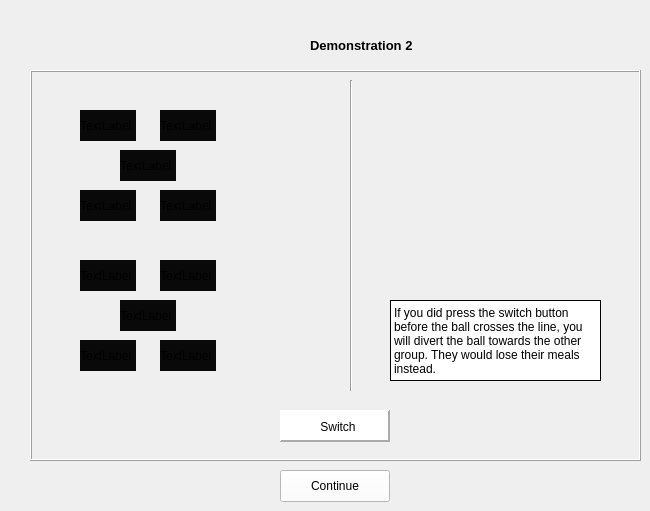
    <widget class="QWidget" name="pageSidetrackDemo2">
     <widget class="QPushButton" name="continueSidetrackDemo2Button">
      <property name="geometry">
       <rect>
        <x>280</x>
        <y>470</y>
        <width>110</width>
        <height>32</height>
       </rect>
      </property>
      <property name="font">
       <font>
        <family>Arial</family>
       </font>
      </property>
      <property name="autoFillBackground">
       <bool>false</bool>
      </property>
      <property name="styleSheet">
       <string notr="true">background-color: rgb(255, 255, 255);</string>
      </property>
      <property name="text">
       <string>Continue</string>
      </property>
     </widget>
     <widget class="QFrame" name="frame_6">
      <property name="geometry">
       <rect>
        <x>30</x>
        <y>70</y>
        <width>611</width>
        <height>391</height>
       </rect>
      </property>
      <property name="styleSheet">
       <string notr="true">background-color: rgb(239, 239, 239);</string>
      </property>
      <property name="frameShape">
       <enum>QFrame::Box</enum>
      </property>
      <property name="frameShadow">
       <enum>QFrame::Raised</enum>
      </property>
      <widget class="QLabel" name="ballSidetrackDemo2">
       <property name="geometry">
        <rect>
         <x>540</x>
         <y>130</y>
         <width>41</width>
         <height>41</height>
        </rect>
       </property>
       <property name="text">
        <string/>
       </property>
       <property name="pixmap">
        <pixmap>ball.png</pixmap>
       </property>
       <property name="scaledContents">
        <bool>true</bool>
       </property>
      </widget>
      <widget class="Line" name="lineSidetrackDemo2">
       <property name="geometry">
        <rect>
         <x>320</x>
         <y>10</y>
         <width>2</width>
         <height>311</height>
        </rect>
       </property>
       <property name="lineWidth">
        <number>1</number>
       </property>
       <property name="midLineWidth">
        <number>0</number>
       </property>
       <property name="orientation">
        <enum>Qt::Vertical</enum>
       </property>
      </widget>
      <widget class="QLabel" name="switchDefaultDemo2">
       <property name="geometry">
        <rect>
         <x>260</x>
         <y>140</y>
         <width>91</width>
         <height>71</height>
        </rect>
       </property>
       <property name="text">
        <string/>
       </property>
       <property name="pixmap">
        <pixmap>switch1.png</pixmap>
       </property>
       <property name="scaledContents">
        <bool>true</bool>
       </property>
      </widget>
      <widget class="QLabel" name="switchSidetrackDemo2">
       <property name="geometry">
        <rect>
         <x>260</x>
         <y>140</y>
         <width>91</width>
         <height>71</height>
        </rect>
       </property>
       <property name="frameShadow">
        <enum>QFrame::Plain</enum>
       </property>
       <property name="midLineWidth">
        <number>0</number>
       </property>
       <property name="text">
        <string/>
       </property>
       <property name="pixmap">
        <pixmap>switch2.png</pixmap>
       </property>
       <property name="scaledContents">
        <bool>true</bool>
       </property>
      </widget>
      <widget class="QFrame" name="groupDefaultDemo2">
       <property name="geometry">
        <rect>
         <x>40</x>
         <y>30</y>
         <width>161</width>
         <height>131</height>
        </rect>
       </property>
       <property name="frameShape">
        <enum>QFrame::NoFrame</enum>
       </property>
       <property name="frameShadow">
        <enum>QFrame::Plain</enum>
       </property>
       <property name="lineWidth">
        <number>0</number>
       </property>
       <widget class="QLabel" name="person5_4">
        <property name="geometry">
         <rect>
          <x>10</x>
          <y>90</y>
          <width>56</width>
          <height>31</height>
         </rect>
        </property>
        <property name="styleSheet">
         <string notr="true">background-color: rgb(9, 9, 9);</string>
        </property>
        <property name="text">
         <string>TextLabel</string>
        </property>
       </widget>
       <widget class="QLabel" name="person1_4">
        <property name="geometry">
         <rect>
          <x>10</x>
          <y>10</y>
          <width>56</width>
          <height>31</height>
         </rect>
        </property>
        <property name="styleSheet">
         <string notr="true">background-color: rgb(9, 9, 9);</string>
        </property>
        <property name="text">
         <string>TextLabel</string>
        </property>
       </widget>
       <widget class="QLabel" name="person2_4">
        <property name="geometry">
         <rect>
          <x>90</x>
          <y>90</y>
          <width>56</width>
          <height>31</height>
         </rect>
        </property>
        <property name="styleSheet">
         <string notr="true">background-color: rgb(9, 9, 9);</string>
        </property>
        <property name="text">
         <string>TextLabel</string>
        </property>
       </widget>
       <widget class="QLabel" name="person4_4">
        <property name="geometry">
         <rect>
          <x>90</x>
          <y>10</y>
          <width>56</width>
          <height>31</height>
         </rect>
        </property>
        <property name="styleSheet">
         <string notr="true">background-color: rgb(9, 9, 9);</string>
        </property>
        <property name="text">
         <string>TextLabel</string>
        </property>
       </widget>
       <widget class="QLabel" name="person3_4">
        <property name="geometry">
         <rect>
          <x>50</x>
          <y>50</y>
          <width>56</width>
          <height>31</height>
         </rect>
        </property>
        <property name="styleSheet">
         <string notr="true">background-color: rgb(9, 9, 9);</string>
        </property>
        <property name="text">
         <string>TextLabel</string>
        </property>
       </widget>
      </widget>
      <widget class="QFrame" name="groupSacrificeDemo2">
       <property name="geometry">
        <rect>
         <x>40</x>
         <y>180</y>
         <width>150</width>
         <height>131</height>
        </rect>
       </property>
       <property name="frameShape">
        <enum>QFrame::NoFrame</enum>
       </property>
       <property name="frameShadow">
        <enum>QFrame::Plain</enum>
       </property>
       <property name="lineWidth">
        <number>0</number>
       </property>
       <widget class="QLabel" name="person5_6">
        <property name="geometry">
         <rect>
          <x>10</x>
          <y>90</y>
          <width>56</width>
          <height>31</height>
         </rect>
        </property>
        <property name="styleSheet">
         <string notr="true">background-color: rgb(9, 9, 9);</string>
        </property>
        <property name="text">
         <string>TextLabel</string>
        </property>
       </widget>
       <widget class="QLabel" name="person1_6">
        <property name="geometry">
         <rect>
          <x>10</x>
          <y>10</y>
          <width>56</width>
          <height>31</height>
         </rect>
        </property>
        <property name="styleSheet">
         <string notr="true">background-color: rgb(9, 9, 9);</string>
        </property>
        <property name="text">
         <string>TextLabel</string>
        </property>
       </widget>
       <widget class="QLabel" name="person2_6">
        <property name="geometry">
         <rect>
          <x>90</x>
          <y>90</y>
          <width>56</width>
          <height>31</height>
         </rect>
        </property>
        <property name="styleSheet">
         <string notr="true">background-color: rgb(9, 9, 9);</string>
        </property>
        <property name="text">
         <string>TextLabel</string>
        </property>
       </widget>
       <widget class="QLabel" name="person4_6">
        <property name="geometry">
         <rect>
          <x>90</x>
          <y>10</y>
          <width>56</width>
          <height>31</height>
         </rect>
        </property>
        <property name="styleSheet">
         <string notr="true">background-color: rgb(9, 9, 9);</string>
        </property>
        <property name="text">
         <string>TextLabel</string>
        </property>
       </widget>
       <widget class="QLabel" name="person3_6">
        <property name="geometry">
         <rect>
          <x>50</x>
          <y>50</y>
          <width>56</width>
          <height>31</height>
         </rect>
        </property>
        <property name="styleSheet">
         <string notr="true">background-color: rgb(9, 9, 9);</string>
        </property>
        <property name="text">
         <string>TextLabel</string>
        </property>
       </widget>
      </widget>
      <widget class="QLabel" name="infoLabelSidetrackDemo2">
       <property name="geometry">
        <rect>
         <x>360</x>
         <y>230</y>
         <width>211</width>
         <height>81</height>
        </rect>
       </property>
       <property name="font">
        <font>
         <family>Arial</family>
        </font>
       </property>
       <property name="autoFillBackground">
        <bool>false</bool>
       </property>
       <property name="styleSheet">
        <string notr="true">background-color: rgb(255, 255, 255);</string>
       </property>
       <property name="frameShape">
        <enum>QFrame::Box</enum>
       </property>
       <property name="text">
        <string>If you did press the switch button before the ball crosses the line, you will divert the ball towards the other group. They would lose their meals instead.</string>
       </property>
       <property name="wordWrap">
        <bool>true</bool>
       </property>
      </widget>
      <widget class="QFrame" name="frame_10">
       <property name="geometry">
        <rect>
         <x>250</x>
         <y>340</y>
         <width>110</width>
         <height>32</height>
        </rect>
       </property>
       <property name="font">
        <font>
         <family>Arial</family>
        </font>
       </property>
       <property name="styleSheet">
        <string notr="true">
background-color: rgb(255, 255, 255);</string>
       </property>
       <property name="frameShape">
        <enum>QFrame::Panel</enum>
       </property>
       <property name="frameShadow">
        <enum>QFrame::Raised</enum>
       </property>
       <property name="lineWidth">
        <number>2</number>
       </property>
       <widget class="QLabel" name="label_4">
        <property name="geometry">
         <rect>
          <x>30</x>
          <y>10</y>
          <width>56</width>
          <height>13</height>
         </rect>
        </property>
        <property name="text">
         <string>Switch</string>
        </property>
        <property name="alignment">
         <set>Qt::AlignCenter</set>
        </property>
       </widget>
      </widget>
      <zorder>switchSidetrackDemo2</zorder>
      <zorder>switchDefaultDemo2</zorder>
      <zorder>infoLabelSidetrackDemo2</zorder>
      <zorder>frame_10</zorder>
      <zorder>lineSidetrackDemo2</zorder>
      <zorder>groupDefaultDemo2</zorder>
      <zorder>groupSacrificeDemo2</zorder>
      <zorder>ballSidetrackDemo2</zorder>
     </widget>
     <widget class="QLabel" name="label_36">
      <property name="geometry">
       <rect>
        <x>310</x>
        <y>30</y>
        <width>121</width>
        <height>31</height>
       </rect>
      </property>
      <property name="font">
       <font>
        <family>Arial</family>
        <pointsize>10</pointsize>
        <weight>75</weight>
        <bold>true</bold>
       </font>
      </property>
      <property name="text">
       <string>Demonstration 2</string>
      </property>
     </widget>
     <widget class="QLabel" name="label_24">
      <property name="geometry">
       <rect>
        <x>0</x>
        <y>-20</y>
        <width>131</width>
        <height>91</height>
       </rect>
      </property>
      <property name="text">
       <string/>
      </property>
      <property name="pixmap">
       <pixmap>ucl-logo.jpg</pixmap>
      </property>
      <property name="scaledContents">
       <bool>true</bool>
      </property>
     </widget>
    </widget>
